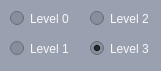
            <widget class="QWidget" name="widget_2" native="true">
                <property name="geometry">
                    <rect>
                        <x>30</x>
                        <y>130</y>
                        <width>161</width>
                        <height>71</height>
                    </rect>
                </property>
                <property name="palette">
                    <palette>
                        <active>
                            <colorrole role="WindowText">
                                <brush brushstyle="SolidPattern">
                                    <color alpha="255">
                                        <red>227</red>
                                        <green>227</green>
                                        <blue>227</blue>
                                    </color>
                                </brush>
                            </colorrole>
                            <colorrole role="ButtonText">
                                <brush brushstyle="SolidPattern">
                                    <color alpha="255">
                                        <red>255</red>
                                        <green>255</green>
                                        <blue>255</blue>
                                    </color>
                                </brush>
                            </colorrole>
                            <colorrole role="Base">
                                <brush brushstyle="SolidPattern">
                                    <color alpha="255">
                                        <red>135</red>
                                        <green>142</green>
                                        <blue>156</blue>
                                    </color>
                                </brush>
                            </colorrole>
                            <colorrole role="Window">
                                <brush brushstyle="SolidPattern">
                                    <color alpha="255">
                                        <red>153</red>
                                        <green>160</green>
                                        <blue>176</blue>
                                    </color>
                                </brush>
                            </colorrole>
                            <colorrole role="ToolTipText">
                                <brush brushstyle="SolidPattern">
                                    <color alpha="255">
                                        <red>255</red>
                                        <green>255</green>
                                        <blue>255</blue>
                                    </color>
                                </brush>
                            </colorrole>
                        </active>
                        <inactive>
                            <colorrole role="WindowText">
                                <brush brushstyle="SolidPattern">
                                    <color alpha="255">
                                        <red>227</red>
                                        <green>227</green>
                                        <blue>227</blue>
                                    </color>
                                </brush>
                            </colorrole>
                            <colorrole role="ButtonText">
                                <brush brushstyle="SolidPattern">
                                    <color alpha="255">
                                        <red>255</red>
                                        <green>255</green>
                                        <blue>255</blue>
                                    </color>
                                </brush>
                            </colorrole>
                            <colorrole role="Base">
                                <brush brushstyle="SolidPattern">
                                    <color alpha="255">
                                        <red>135</red>
                                        <green>142</green>
                                        <blue>156</blue>
                                    </color>
                                </brush>
                            </colorrole>
                            <colorrole role="Window">
                                <brush brushstyle="SolidPattern">
                                    <color alpha="255">
                                        <red>153</red>
                                        <green>160</green>
                                        <blue>176</blue>
                                    </color>
                                </brush>
                            </colorrole>
                            <colorrole role="ToolTipText">
                                <brush brushstyle="SolidPattern">
                                    <color alpha="255">
                                        <red>255</red>
                                        <green>255</green>
                                        <blue>255</blue>
                                    </color>
                                </brush>
                            </colorrole>
                        </inactive>
                        <disabled>
                            <colorrole role="WindowText">
                                <brush brushstyle="SolidPattern">
                                    <color alpha="255">
                                        <red>120</red>
                                        <green>120</green>
                                        <blue>120</blue>
                                    </color>
                                </brush>
                            </colorrole>
                            <colorrole role="ButtonText">
                                <brush brushstyle="SolidPattern">
                                    <color alpha="255">
                                        <red>120</red>
                                        <green>120</green>
                                        <blue>120</blue>
                                    </color>
                                </brush>
                            </colorrole>
                            <colorrole role="Base">
                                <brush brushstyle="SolidPattern">
                                    <color alpha="255">
                                        <red>153</red>
                                        <green>160</green>
                                        <blue>176</blue>
                                    </color>
                                </brush>
                            </colorrole>
                            <colorrole role="Window">
                                <brush brushstyle="SolidPattern">
                                    <color alpha="255">
                                        <red>153</red>
                                        <green>160</green>
                                        <blue>176</blue>
                                    </color>
                                </brush>
                            </colorrole>
                            <colorrole role="ToolTipText">
                                <brush brushstyle="SolidPattern">
                                    <color alpha="255">
                                        <red>255</red>
                                        <green>255</green>
                                        <blue>255</blue>
                                    </color>
                                </brush>
                            </colorrole>
                        </disabled>
                    </palette>
                </property>
                <property name="autoFillBackground">
                    <bool>false</bool>
                </property>
                <widget class="QRadioButton" name="noise_0_radio_button">
                    <property name="geometry">
                        <rect>
                            <x>10</x>
                            <y>10</y>
                            <width>82</width>
                            <height>17</height>
                        </rect>
                    </property>
                    <property name="palette">
                        <palette>
                            <active>
                                <colorrole role="WindowText">
                                    <brush brushstyle="SolidPattern">
                                        <color alpha="255">
                                            <red>248</red>
                                            <green>248</green>
                                            <blue>248</blue>
                                        </color>
                                    </brush>
                                </colorrole>
                            </active>
                            <inactive>
                                <colorrole role="WindowText">
                                    <brush brushstyle="SolidPattern">
                                        <color alpha="255">
                                            <red>248</red>
                                            <green>248</green>
                                            <blue>248</blue>
                                        </color>
                                    </brush>
                                </colorrole>
                            </inactive>
                            <disabled>
                                <colorrole role="WindowText">
                                    <brush brushstyle="SolidPattern">
                                        <color alpha="255">
                                            <red>120</red>
                                            <green>120</green>
                                            <blue>120</blue>
                                        </color>
                                    </brush>
                                </colorrole>
                            </disabled>
                        </palette>
                    </property>
                    <property name="font">
                        <font>
                            <family>Yu Gothic UI</family>
                            <pointsize>9</pointsize>
                        </font>
                    </property>
                    <property name="text">
                        <string>Level 0</string>
                    </property>
                </widget>
                <widget class="QRadioButton" name="noise_1_radio_button">
                    <property name="geometry">
                        <rect>
                            <x>10</x>
                            <y>40</y>
                            <width>82</width>
                            <height>17</height>
                        </rect>
                    </property>
                    <property name="palette">
                        <palette>
                            <active>
                                <colorrole role="WindowText">
                                    <brush brushstyle="SolidPattern">
                                        <color alpha="255">
                                            <red>248</red>
                                            <green>248</green>
                                            <blue>248</blue>
                                        </color>
                                    </brush>
                                </colorrole>
                            </active>
                            <inactive>
                                <colorrole role="WindowText">
                                    <brush brushstyle="SolidPattern">
                                        <color alpha="255">
                                            <red>248</red>
                                            <green>248</green>
                                            <blue>248</blue>
                                        </color>
                                    </brush>
                                </colorrole>
                            </inactive>
                            <disabled>
                                <colorrole role="WindowText">
                                    <brush brushstyle="SolidPattern">
                                        <color alpha="255">
                                            <red>120</red>
                                            <green>120</green>
                                            <blue>120</blue>
                                        </color>
                                    </brush>
                                </colorrole>
                            </disabled>
                        </palette>
                    </property>
                    <property name="font">
                        <font>
                            <family>Yu Gothic UI</family>
                            <pointsize>9</pointsize>
                        </font>
                    </property>
                    <property name="text">
                        <string>Level 1</string>
                    </property>
                </widget>
                <widget class="QRadioButton" name="noise_3_radio_button">
                    <property name="geometry">
                        <rect>
                            <x>90</x>
                            <y>40</y>
                            <width>82</width>
                            <height>17</height>
                        </rect>
                    </property>
                    <property name="palette">
                        <palette>
                            <active>
                                <colorrole role="WindowText">
                                    <brush brushstyle="SolidPattern">
                                        <color alpha="255">
                                            <red>248</red>
                                            <green>248</green>
                                            <blue>248</blue>
                                        </color>
                                    </brush>
                                </colorrole>
                            </active>
                            <inactive>
                                <colorrole role="WindowText">
                                    <brush brushstyle="SolidPattern">
                                        <color alpha="255">
                                            <red>248</red>
                                            <green>248</green>
                                            <blue>248</blue>
                                        </color>
                                    </brush>
                                </colorrole>
                            </inactive>
                            <disabled>
                                <colorrole role="WindowText">
                                    <brush brushstyle="SolidPattern">
                                        <color alpha="255">
                                            <red>120</red>
                                            <green>120</green>
                                            <blue>120</blue>
                                        </color>
                                    </brush>
                                </colorrole>
                            </disabled>
                        </palette>
                    </property>
                    <property name="font">
                        <font>
                            <family>Yu Gothic UI</family>
                            <pointsize>9</pointsize>
                        </font>
                    </property>
                    <property name="text">
                        <string>Level 3</string>
                    </property>
                    <property name="checked">
                        <bool>true</bool>
                    </property>
                </widget>
                <widget class="QRadioButton" name="noise_2_radio_button">
                    <property name="geometry">
                        <rect>
                            <x>90</x>
                            <y>10</y>
                            <width>82</width>
                            <height>17</height>
                        </rect>
                    </property>
                    <property name="palette">
                        <palette>
                            <active>
                                <colorrole role="WindowText">
                                    <brush brushstyle="SolidPattern">
                                        <color alpha="255">
                                            <red>248</red>
                                            <green>248</green>
                                            <blue>248</blue>
                                        </color>
                                    </brush>
                                </colorrole>
                            </active>
                            <inactive>
                                <colorrole role="WindowText">
                                    <brush brushstyle="SolidPattern">
                                        <color alpha="255">
                                            <red>248</red>
                                            <green>248</green>
                                            <blue>248</blue>
                                        </color>
                                    </brush>
                                </colorrole>
                            </inactive>
                            <disabled>
                                <colorrole role="WindowText">
                                    <brush brushstyle="SolidPattern">
                                        <color alpha="255">
                                            <red>120</red>
                                            <green>120</green>
                                            <blue>120</blue>
                                        </color>
                                    </brush>
                                </colorrole>
                            </disabled>
                        </palette>
                    </property>
                    <property name="font">
                        <font>
                            <family>Yu Gothic UI</family>
                            <pointsize>9</pointsize>
                        </font>
                    </property>
                    <property name="text">
                        <string>Level 2</string>
                    </property>
                </widget>
            </widget>
